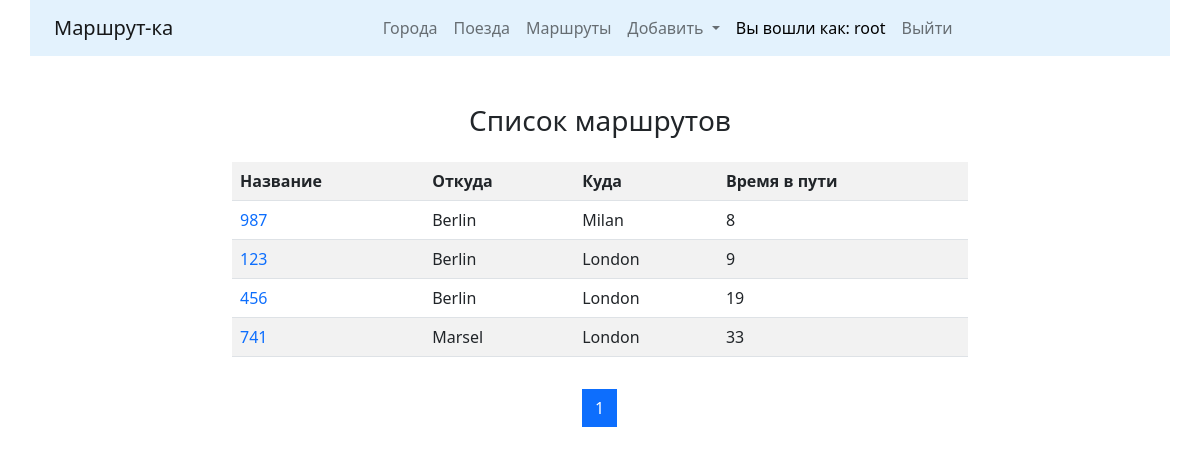
Screenshot of /list_routes/ (signed in) with the database file from the repository.
### routes/models.py (models this page shows, shortened)
class Route(models.Model):
    name = models.CharField(max_length=50, unique=True, verbose_name="Название маршрута")
    travel_time_common = models.PositiveSmallIntegerField(verbose_name="Общее время в пути")
    departure_city = models.ForeignKey(
        City, on_delete=models.CASCADE,
        related_name="route_departure_city_set",
        verbose_name="Город отправления"
    )
    destination_city = models.ForeignKey(
        "cities.City", on_delete=models.CASCADE,
        related_name="route_destination_city_set",
        verbose_name="Город назначения"
    )
    trains = models.ManyToManyField(Train, verbose_name="Список поездов")
    class Meta:
        verbose_name = "Маршрут"
        verbose_name_plural = "Маршруты"
        ordering = ["travel_time_common"]

### cities/models.py (models this page shows, shortened)
class City(models.Model):
    name = models.CharField(max_length=128, unique=True, verbose_name="Город",)
    def __str__(self):
        return self.name
    class Meta:
        verbose_name = "Город"
        verbose_name_plural = "Города"
        ordering = ["name"]  # Сортировка объектов таблицы по имени

### routes/views.py (the view)
# urls.py: path('list_routes/', RoutesViewList.as_view(), name='list_routes'),
class RoutesViewList(ListView):
    paginate_by = 10
    model = Route
    template_name = "routes/list_routes.html"

### routes/templates/routes/list_routes.html (shortened to what this page needs)
{% extends 'main/base.html' %}
{% block content %}
    <h3 align="center">Список маршрутов</h3>
    <div class="row">
        <div class="col-md-8 mx-auto my-3">
            <table class="table table-striped">
                <tr>
                    <th>Название</th>
                    <th>Откуда</th>
                    <th>Куда</th>
                    <th>Время в пути</th>
                </tr>
                {% for object in page_obj %}
                    <tr>
                        <td><a href="{% url 'detail_route' pk=object.id %}" style="text-decoration:none">{{object.name}}</a></td>
                        <td>{{object.departure_city}}</td>
                        <td>{{object.destination_city}}</td>
                        <td>{{object.travel_time_common}}</td>
                    </tr>
                {% endfor %}
            </table>
        </div>
    </div>
    {% include 'main/pagination.html' %}
{% endblock %}

### main/templates/main/nav.html (shortened to what this page needs)
<nav class="navbar navbar-expand-lg navbar-light container" style="background-color: #e3f2fd;">
    <div class="container-fluid">
        <a class="navbar-brand" href="{% url 'home' %}">Маршрут-ка</a>
        <div class="collapse navbar-collapse" id="navbarNavDropdown">
            <ul class="navbar-nav mx-auto">
                <li class="nav-item">
                    <a class="nav-link {% if request.path == cities_url %}active{% endif %}"
                       aria-current="page" href="{% url 'cities:cities' %}">Города</a>
                </li>
                <li class="nav-item">
                    <a class="nav-link {% if request.path == trains_url %}active{% endif %}"
                       aria-current="page" href="{% url 'trains:trains' %}">Поезда</a>
                </li>
                <li class="nav-item">
                    <a class="nav-link" href="{% url 'list_routes' %}">Маршруты</a>
                </li>
                {% if user.is_authenticated %}
                    <li class="nav-item dropdown">
                        <a class="nav-link dropdown-toggle
                                     " href="#" id="navbarDropdownMenuLink" role="button" data-bs-toggle="dropdown"
                           aria-expanded="false">
                          Добавить
                        </a>
                    </li>
                {% else %}
                    <li class="nav-item">
                        <a class="nav-link disabled" href="#">Добавить</a></li>
                {% endif %}
                {% if user.is_authenticated %}
                    <li class="nav-item">
                        <a class="nav-link disabled" style="color: black;" href="#">Вы вошли как: {{ user.username }}</a>
                    </li>
                    <li class="nav-item">
                        <a class="nav-link" href="{% url 'accounts:logout' %}">Выйти</a>
                    </li>
                {% endif %}
            </ul>
        </div>
    </div>
</nav>

### rows the page displays
Route: name "987", departure_city "Berlin", destination_city "Milan", travel_time_common "8"
Route: name "123", departure_city "Berlin", destination_city "London", travel_time_common "9"
Route: name "456", departure_city "Berlin", destination_city "London", travel_time_common "19"
Route: name "741", departure_city "Marsel", destination_city "London", travel_time_common "33"

### other values shown
{{ user.username }} "root"
{{ page }} "1"
